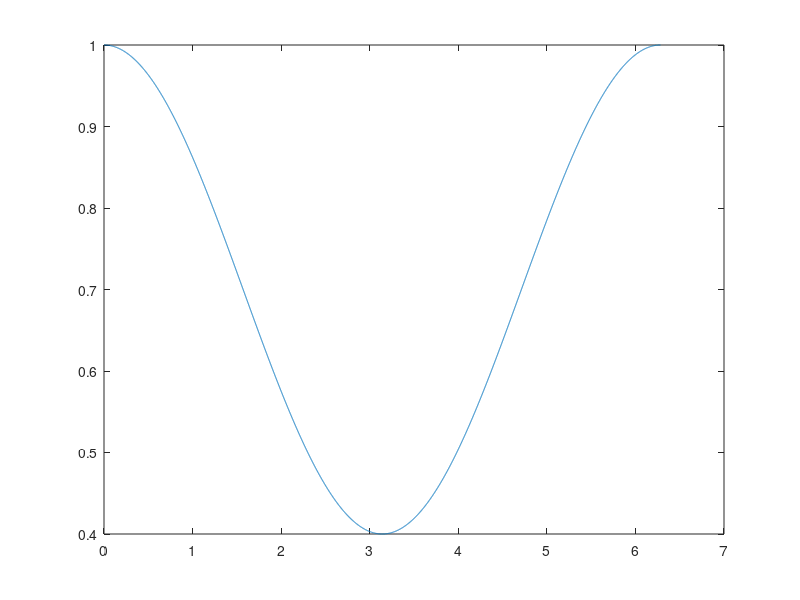
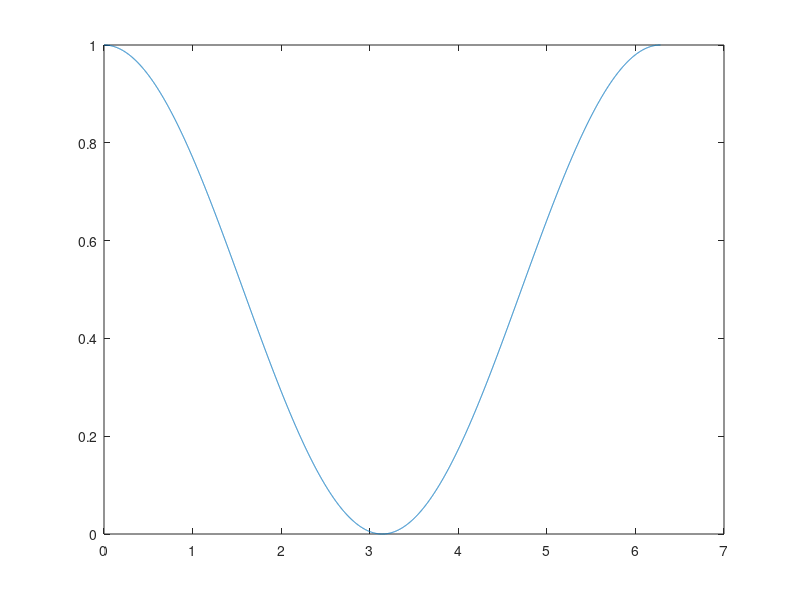
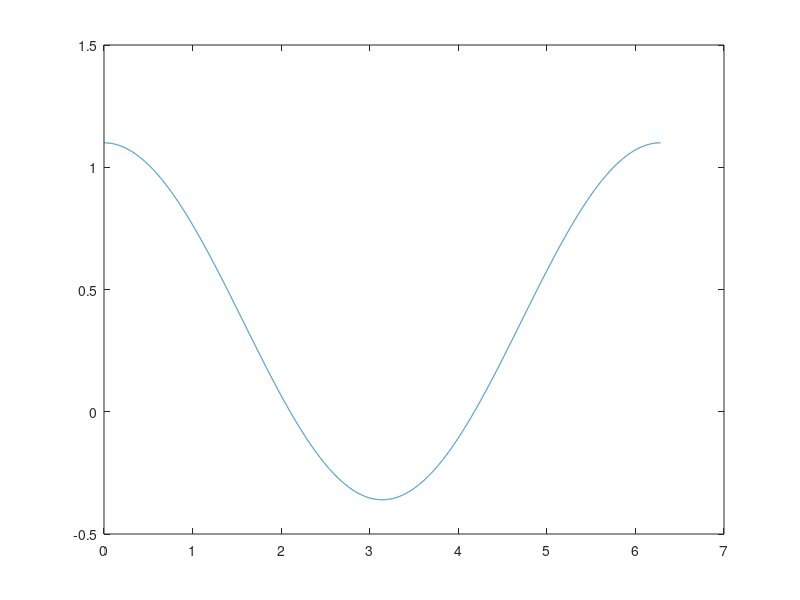
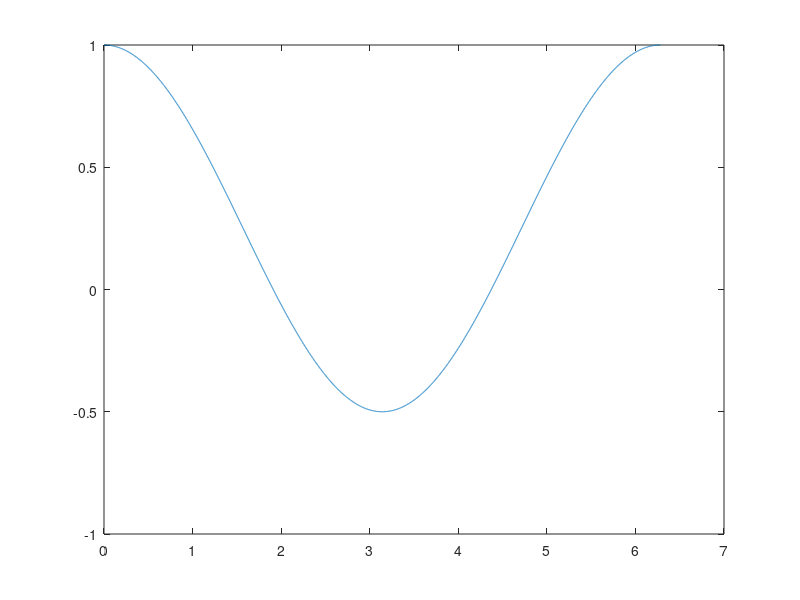

Here is the MATLAB script that generated these plots, in order: (Note: this script raises an error after producing the figures.)
%% Acoustics Assignment: Experiment 3 Part 2

%% Plots
% Defining the range of theta
theta = 0 : 0.001 : 2*pi;

% Defining the four mic patterns
subCardioid    = 0.7 + 0.3*cos(theta);
cardioid       = 0.5 + 0.5*cos(theta);
superCardioid  = 0.37 + 0.73*cos(theta);
hyperCardioid  = 0.25 + 0.75*cos(theta);

% Plotting (Linear)
figure
plot(theta, subCardioid)
figure
plot(theta, cardioid)
figure
plot(theta, superCardioid)
figure
plot(theta, hyperCardioid)

% Plotting (Polar - Normal)
figure
polarplot(theta, subCardioid)
figure
polarplot(theta, cardioid)
figure
polarplot(theta, superCardioid)
figure
polarplot(theta, hyperCardioid)

% Plotting (Polar - dB)
figure
Polar_dB(theta,10*log10(abs(subCardioid)),[-30 10],5,'k',1)
figure
Polar_dB(theta,10*log10(abs(cardioid)),[-30 10],5,'k',1)
figure
Polar_dB(theta,10*log10(abs(superCardioid)),[-30 10],5,'k',1)
figure
Polar_dB(theta,10*log10(abs(hyperCardioid)),[-30 10],5,'k',1)

%% Pros and Cons for Each Type
% 1. Sub-Cardioid: 
% Pros: Provides a transparent sound with less proximity effect; hence,
% more natural low-end
% Cons: Picks up more noise and is more likely to trigger feedback loop
% 2. Cardioid:
% Pros: Provides good sound quality with good noise cancellation (good choice for recording)
% and quite affordable - also perfect noise cancellation from the back (avoids feedback loops)
% Cons: susceptible to wind, proximity effect and plosives due to its large
% pick-up radius
% 3. Supercardioid: 
% Pros: Narrower pattern allows a better level of noise cancellation + achieving a better isolation while minimizing the bleed between two nearby sound sources
% Cons: added sensitivity to the sounds coming from the rear
% 4. Hypercardioid:
% Pros: offers an even narrower picking pattern than supercardioid + more
% sensitive to the sounds coming from the rear + picking sound from behind
% can be used to amplify sound (feedback)
% Cons: susceptible to noise from the back + avoid placing any sound source
% behind it

% Source: https://bit.ly/3HUgF4N

%% Function to Plot Polar - dB (Not Mine - Credits to Owner)
% Mazin Mustafa (2022). Polar_dB (https://www.mathworks.com/matlabcentral/fileexchange/67721-polar_db)
function []=Polar_dB(theta,data,range,Ntick,Line,option)
%   function [] = Polar_dB(theta,data,range,Ntick,Line,option)
%   Polar_dB plots the data in dB 'data' vs 'theta' is polar fashion. 
%
%  	theta 	: in radian
%   data   	: in dB
%   range   : e.g. [ min max ], default [-40 0] 
%   Ntick   : No. of radial ticks, default 5
% 	Line    : Line properties e.g. '--b', defaul 'k'
% 	option  : 1) Full circle 2) Half circle display, defaul 1 
%%
switch nargin
    case 2
        range 			=	[-40 round(max(data))]; % default
        Ntick 			= 	5;
		Line 			= 	'k';
		option 			= 	1;
	case 3
        Ntick 			= 	5;
		Line 			= 	'k';
		option 			= 	1;
	case 4
		Line 			= 	'k';
		option 			= 	1;
    case 5
		option 			= 	1;
end
data(isnan(data))       =   min(range);
data(data < min(range))	=   min(range);
polarplot(theta,data,Line,'LineWidth',1)
rlim(range)
%% 
if option == 1
thetaticks(0:15:345)
thetaticklabels({'0^\circ',' ','30^\circ',' ','60^\circ',' ','90^\circ',' ','120^\circ',' ','150^\circ',' ','180^\circ',' ','-150^\circ',' ','-120^\circ',' ','-90^\circ',' ','-60^\circ',' ','-30^\circ'})
end
%% 
if option == 2
thetalim([-90 90])
thetaticks(-90:15:90)
thetaticklabels({'-90^\circ',' ','-60^\circ',' ','-30^\circ',' ','0^\circ',' ','30^\circ',' ','60^\circ',' ','90^\circ'})
end
%%
range_                  =   linspace(min(range),max(range),Ntick); 
rticks(range_)
Labels                  =   cell(1,Ntick);
for i=1:Ntick
    if i==Ntick
        Labels{1,i}  	=   strcat(num2str(round(range_(i),2)),' dB');
    else
        Labels{1,i}    	=   num2str(round(range_(i),2));
    end
end
rticklabels(Labels)
%%
pax = gca;
pax.RAxisLocation   =   0;
pax.ThetaDir = 'clockwise';
pax.ThetaZeroLocation = 'top';
end